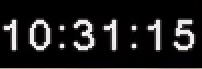
#> input picture Estudos para alinhar os frames com OCR/Analise c3/estudo OCR/falhas_input/10-31-15_frame_002260.jpg, 202 x 69 px; its folder holds only this picture in this run
$ python gridBuscaSupremo2.py
#> lines starting #> are read from the running program, lines starting #| are printed output that depends on the picture; after the words box and inside, x2 and y2 are one past the last pixel; in counts of white or black regions, pixels touching at a corner belong together
import os
import cv2
import pytesseract
import numpy as np
from PIL import Image
from concurrent.futures import ThreadPoolExecutor
import csv

input_folder = "falhas_input"
log_file = "logGRID.csv"

min_rgbs = [205, 210, 215, 220, 225]
max_rgbs = [240, 245, 250, 255]
blurs = [1, 3, 5, 7]
block_sizes = [9, 11, 13, 15, 17, 19]
c_values = [-3, -2, -1, 0, 1, 2, 3, 4, 5]

image_files = [f for f in os.listdir(input_folder) if f.lower().endswith(".jpg")]

results = []

def process_image(filename, min_rgb, max_rgb, blur_k, block_size, c_val):
    path = os.path.join(input_folder, filename)
    pil_img = Image.open(path).convert("RGB")
    pixels = pil_img.load()
    for x in range(pil_img.size[0]):
        for y in range(pil_img.size[1]):
            r, g, b = pixels[x, y]
            if min_rgb <= r <= max_rgb and min_rgb <= g <= max_rgb and min_rgb <= b <= max_rgb:
                pixels[x, y] = (0, 0, 0)
            else:
                pixels[x, y] = (255, 255, 255)
    img_np = np.array(pil_img)
    img_gray = cv2.cvtColor(img_np, cv2.COLOR_RGB2GRAY)
    if blur_k > 1:
        img_gray = cv2.GaussianBlur(img_gray, (blur_k, blur_k), 1.2)
    thresh = cv2.adaptiveThreshold(
        img_gray, 255, cv2.ADAPTIVE_THRESH_GAUSSIAN_C,
        cv2.THRESH_BINARY, block_size, c_val
    )
    text = pytesseract.image_to_string(thresh, config='--psm 7').strip()
    expected = filename.split("_")[0].replace("-", ":")
    sucesso = expected in text
    return {
        "Arquivo": filename,
        "MinRGB": min_rgb,
        "MaxRGB": max_rgb,
        "Blur": blur_k,
        "BlockSize": block_size,
        "C": c_val,
        "OCR": text,
        "Esperado": expected,
        "Sucesso": sucesso
    }

def run_grid_search():
    with ThreadPoolExecutor(max_workers=17) as executor:
        futures = []
        for min_rgb in min_rgbs:
            for max_rgb in max_rgbs:
                for blur in blurs:
                    for block_size in block_sizes:
                        for c in c_values:
                            for image_file in image_files:
                                futures.append(executor.submit(
                                    process_image, image_file, min_rgb, max_rgb, blur, block_size, c
                                ))
#> this loop made 1 pass
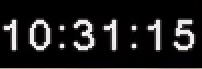
#> input picture Estudos para alinhar os frames com OCR/Analise c3/estudo OCR/falhas_input/10-31-15_frame_002260.jpg, 202 x 69 px
#> pass 1, in process_image, `img_np = np.array(pil_img)`:
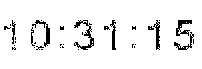
#> img_np: shape (69, 202, 3); 93.4% white; black in thin lines or dots, all inside (x1, y1, x2, y2) = (4, 20, 194, 50)
#> pass 1, in process_image, `thresh = cv2.adaptiveThreshold( img_gray, 255, cv2.ADAPTIVE_THRESH_GAU..`:
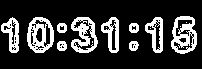
#> thresh: shape (69, 202); 21% white; 15 white regions (5 under 20 px), largest, box (x1, y1, x2, y2) and area: (171, 16, 197, 54) 554, (27, 17, 54, 53) 549, (71, 17, 98, 53) 532
        for future in futures:
            results.append(future.result())
    with open(log_file, mode='w', newline='') as f:
        writer = csv.DictWriter(f, fieldnames=[
            "Arquivo", "MinRGB", "MaxRGB", "Blur", "BlockSize", "C", "OCR", "Esperado", "Sucesso"
        ])
        writer.writeheader()
        for r in results:
            writer.writerow(r)

run_grid_search()
#> (the call stopped at in process_image, `text = pytesseract.image_to_string(thresh, config='--psm 7').strip()`: pytesseract is not available in this run)

$ run again, on Estudos para alinhar os frames com OCR/Analise c3/estudo OCR/falhas_input/10-31-51_frame_003364.jpg
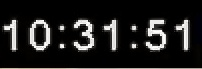
#> input picture Estudos para alinhar os frames com OCR/Analise c3/estudo OCR/falhas_input/10-31-51_frame_003364.jpg, 202 x 69 px
#> the loop in run_grid_search, `for min_rgb in min_rgbs:` made 1 pass
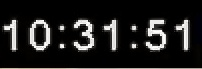
#> input picture Estudos para alinhar os frames com OCR/Analise c3/estudo OCR/falhas_input/10-31-51_frame_003364.jpg, 202 x 69 px
#> pass 1, in process_image, `img_np = np.array(pil_img)`:
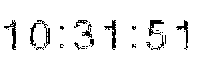
#> img_np: shape (69, 202, 3); 93.9% white; black in thin lines or dots, all inside (x1, y1, x2, y2) = (4, 20, 188, 50)
#> pass 1, in process_image, `thresh = cv2.adaptiveThreshold( img_gray, 255, cv2.ADAPTIVE_THRESH_GAU..`:
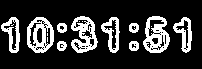
#> thresh: shape (69, 202); 20.8% white; 17 white regions (7 under 20 px), largest, box (x1, y1, x2, y2) and area: (143, 16, 170, 53) 570, (27, 17, 54, 53) 550, (71, 16, 98, 53) 546

$ run again, on Estudos para alinhar os frames com OCR/Analise c3/estudo OCR/falhas_input/10-32-59_frame_005378.jpg
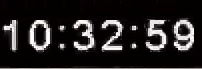
#> input picture Estudos para alinhar os frames com OCR/Analise c3/estudo OCR/falhas_input/10-32-59_frame_005378.jpg, 202 x 69 px
#> the loop in run_grid_search, `for min_rgb in min_rgbs:` made 1 pass
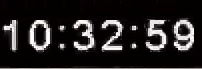
#> input picture Estudos para alinhar os frames com OCR/Analise c3/estudo OCR/falhas_input/10-32-59_frame_005378.jpg, 202 x 69 px
#> pass 1, in process_image, `img_np = np.array(pil_img)`:
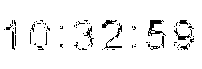
#> img_np: shape (69, 202, 3); 94.6% white; black in thin lines or dots, all inside (x1, y1, x2, y2) = (4, 20, 194, 50)
#> pass 1, in process_image, `thresh = cv2.adaptiveThreshold( img_gray, 255, cv2.ADAPTIVE_THRESH_GAU..`:
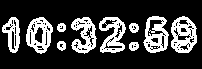
#> thresh: shape (69, 202); 24.2% white; 11 white regions (1 under 20 px), largest, box (x1, y1, x2, y2) and area: (171, 16, 197, 53) 592, (26, 17, 53, 54) 557, (143, 16, 169, 53) 545

$ run again, on Estudos para alinhar os frames com OCR/Analise c3/estudo OCR/falhas_input/10-33-08_frame_005567.jpg
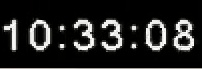
#> input picture Estudos para alinhar os frames com OCR/Analise c3/estudo OCR/falhas_input/10-33-08_frame_005567.jpg, 202 x 69 px
#> the loop in run_grid_search, `for min_rgb in min_rgbs:` made 1 pass
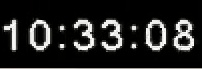
#> input picture Estudos para alinhar os frames com OCR/Analise c3/estudo OCR/falhas_input/10-33-08_frame_005567.jpg, 202 x 69 px
#> pass 1, in process_image, `img_np = np.array(pil_img)`:
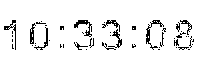
#> img_np: shape (69, 202, 3); 93.4% white; black in thin lines or dots, all inside (x1, y1, x2, y2) = (4, 20, 194, 50)
#> pass 1, in process_image, `thresh = cv2.adaptiveThreshold( img_gray, 255, cv2.ADAPTIVE_THRESH_GAU..`:
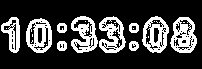
#> thresh: shape (69, 202); 24.7% white; 23 white regions (13 under 20 px), largest, box (x1, y1, x2, y2) and area: (170, 17, 197, 53) 584, (71, 16, 98, 53) 556, (142, 16, 169, 53) 546
